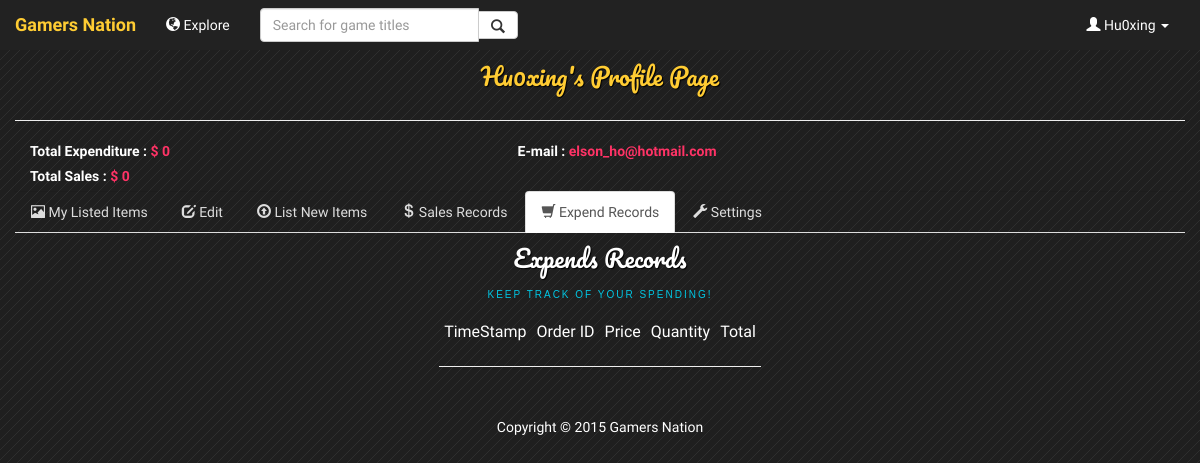
Before: /userexpendrecord.php (signed in) with the older database file.
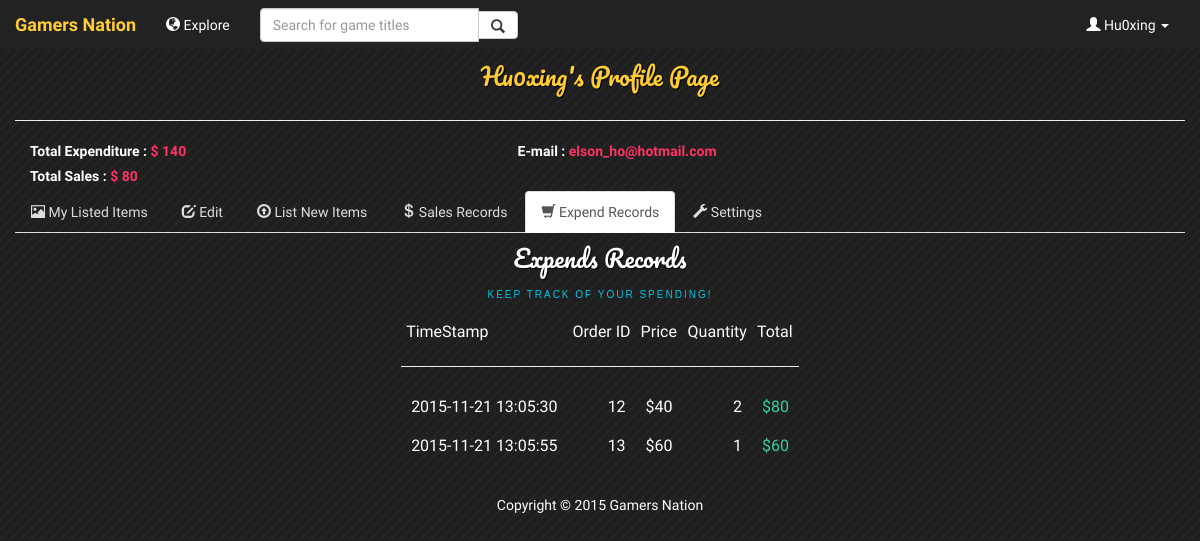
After: the same page with the newer database file.
### tables this page shows
CREATE TABLE IF NOT EXISTS `user` (
  `UserID` varchar(255) NOT NULL,
  `Hashed_Password` varchar(255) DEFAULT NULL,
  `Email` varchar(255) NOT NULL,
  `Salt` varchar(255) DEFAULT NULL
);

CREATE TABLE IF NOT EXISTS `buyer` (
  `UserID` varchar(255) NOT NULL DEFAULT '',
  `Total_Expenditure` float DEFAULT NULL
);

CREATE TABLE IF NOT EXISTS `supplier` (
  `UserID` varchar(255) NOT NULL DEFAULT '',
  `Total_Sales` float DEFAULT NULL
);

CREATE TABLE IF NOT EXISTS `ordered_product` (
  `OrderedProductID` int(11) NOT NULL,
  `Supplier_UserID` varchar(255) DEFAULT NULL,
  `GameID` int(11) DEFAULT NULL,
  `OrderID` int(11) DEFAULT NULL,
  `Quantity` int(11) DEFAULT NULL,
  `Price` float DEFAULT NULL
);

CREATE TABLE IF NOT EXISTS `order_make` (
  `OrderID` int(11) NOT NULL,
  `Buyer_UserID` varchar(255) DEFAULT NULL,
  `Purchare_Time` datetime DEFAULT NULL
);

### userexpendrecord.php (the view, shortened to what this page needs)
<html>
    <head>
        <link href="css/bootstrap.min.css" rel="stylesheet">
        <link href="css/main.css" rel="stylesheet"/>
    </head>
    <?php include 'header.inc.php'; ?>
    <body>
        <div class="container-fluid">
            <?php include '/include/userdetail.inc.php'; ?>
            <?php include '/include/mainNav.inc.php'; ?>
        </div>
        <div class="container">
            <div class="content">
                <h1>Expends Records
                    <span>Keep track of your spending!</span></h1>
                <div>
                    <table align="center">
                        <thead>
                            <tr>
                                <td style="padding: 5;">TimeStamp</td>
                                <td style="padding: 5;">Order ID</td>
                                <td style="padding: 5;">Price</td>
                                <td style="padding: 5;">Quantity</td>
                                <td style="padding: 5;">Total</td>
                            </tr>
                            <tr><td colspan="5"><hr></td></tr>
                        </thead>
                        <tbody>
                        <?php
                        $sql = "SELECT * FROM order_make OM, ordered_product OP WHERE OM.OrderID = OP.OrderID AND OM.Buyer_UserID = '".$_SESSION['username']."'";
                        if ($result = mysqli_query($connection, $sql)) {
                            while ($row = mysqli_fetch_assoc($result)) {
                                echo '<tr class="text-right">';
                                echo '<td style="padding: 10;">'.$row['Purchare_Time'].'</td>';
                                echo '<td style="padding: 10;">'.$row['OrderID'].'</td>';
                                echo '<td style="padding: 10;">$'.$row['Price'].'</td>';
                                echo '<td style="padding: 10;">'.$row['Quantity'].'</td>';
                                echo '<td style="padding: 10; color:#38d29a;">$'.$row['Price']*$row['Quantity'].'</td>';
                                echo '</tr>';
                            }
                        }
                        ?>
                        </tbody>
                    </table>
                </div>
            </div>
        </div>
<?php include 'footer.inc.php'; ?>
    </body>
</html>

### include/userdetail.inc.php (shortened to what this page needs)
<?php
$username = $_SESSION['username'];
$email = "";
$sql = "SELECT * FROM user U, supplier S, buyer B
			WHERE U.UserID = S.UserID
			AND U.UserID = B.UserID
			AND U.UserID=\"" . $username . "\"";
if ($result = mysqli_query($connection, $sql))
{
    while ($row = mysqli_fetch_assoc($result))
	{
        $email = $row['Email'];
        $totalSales = $row['Total_Sales'];
	$totalExpenditure = $row['Total_Expenditure'];
    }
}
?>
<div class="page-header" style="margin-top: 4em;">
    <h1 style="color: #ffcc33;"><?php echo $username ?>'s Profile Page</h1>
</div>
<?php
if ((!empty($name)) || (!empty($email)) || (!empty($webpage)) || (!empty($about))) {
    ?>
    <div class = "panel-transparent">
        <div class = "panel-body">
            <ul class = "list-unstyled">
                <?php
                if (!empty($email))
				{
                    ?>
                    <li>
                        <label class="col-xs-6 col-md-5">Total Expenditure : <strong style="color: #ff3366;"><?php echo " \$  ".$totalExpenditure ?></strong></label>
                    </li>
                    <li>
                        <label class="col-xs-6 col-md-5">E-mail : <strong style="color: #ff3366;"><?php echo $email ?></strong></label>
                    </li>
                    <li>
                        <label class="col-xs-6 col-md-5">Total Sales : <strong style="color: #ff3366;"><?php echo " \$  ".$totalSales ?></strong></label>
                    </li>
                    <?php
                }
                ?>
            </ul>
            <br>
        </div>
    </div>
    <?php
}
?>

Changed rows visible on the page:
changed through a linked row, user "elson_ho@hotmail.com": buyer.Total_Expenditure "0" → "140"; supplier.Total_Sales "0" → "80"
added ordered_product: OrderID.Purchare_Time "2015-11-21 13:05:30", OrderID "12", Price "40", Quantity "2", $row['Price']*$row['Quantity'] "80"
added ordered_product: OrderID.Purchare_Time "2015-11-21 13:05:55", OrderID "13", Price "60", Quantity "1", $row['Price']*$row['Quantity'] "60"
